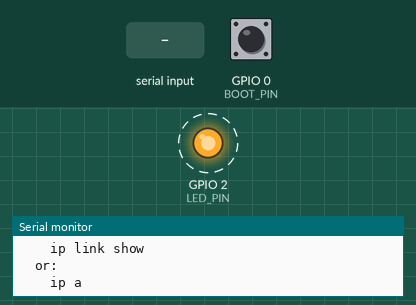
Recording of a sketch running on a simulated ESP32. Parts: output pins drawn as LEDs (lit = HIGH), the last lines printed to the serial monitor. Dashed ring = blinking. The inputs (shaded band) are chosen by the test bench; at power-on: GPIO 0 (BOOT_PIN) HIGH. EEPROM starts erased.

Above: at 0.97 s.
1.3 s: GPIO 0 (BOOT_PIN) pulled LOW for 0.15 s
At 2.6 s:
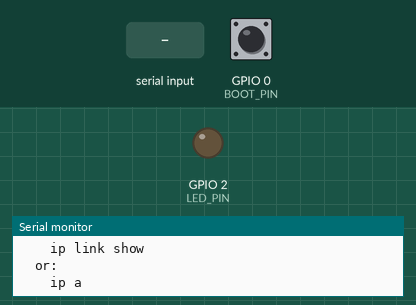
2.9 s: GPIO 0 (BOOT_PIN) pulled LOW for 0.15 s
At 3.8 s:
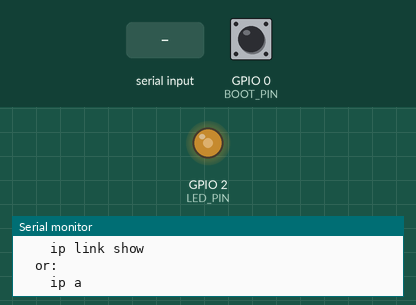
6.0 s: "show\n" received over Serial
9.0 s: GPIO 0 (BOOT_PIN) pulled LOW for 1 s
At 10.1 s:
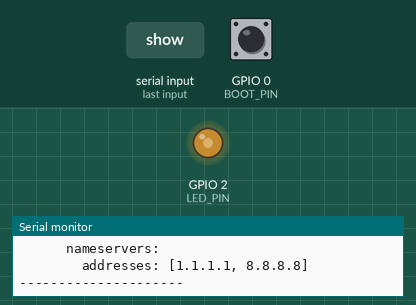
Timing chart, 0 to 19.0 s (numbered marks = the images above; inputs shaded):
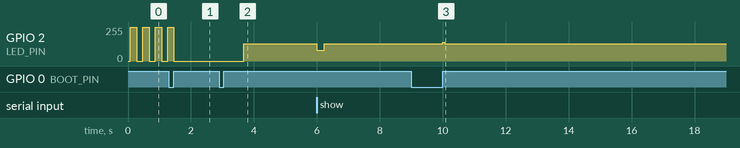

The sketch:

netplan_sos.ino
```cpp
/*
  netplan_sos.ino
  ESP32 static‑IP Netplan helper with LED mode cycling

  Features:
    • SOS LED heartbeat (Morse code)
    • Additional LED modes: Pulse (breathing), Blink (heartbeat)
    • BOOT button short press cycles LED modes:
         SOS → OFF → PULSE → OFF → BLINK → OFF → SOS → ...
    • Long press prints YAML
    • Serial command interface for editing network fields
    • Stored configuration fields: iface, ip, cidr, gateway, dns1, dns2
    • Autosave: all changes made with `set` are immediately written to NVS
    • Netplan YAML generation for Ubuntu 24.04 LTS
*/

#include <Preferences.h>
Preferences prefs;

// -----------------------------
// Configuration fields
// -----------------------------
String iface   = "eth0";
String ipAddr  = "192.168.1.100";
String cidr    = "24";
String gateway = "192.168.1.1";
String dns1    = "1.1.1.1";
String dns2    = "8.8.8.8";

// -----------------------------
// LED modes
// -----------------------------
// 0 = SOS
// 1 = OFF
// 2 = PULSE
// 3 = OFF
// 4 = BLINK
// 5 = OFF
int ledState = 0;
int lastLedState = -1;

const int LED_PIN = 2;

// SOS engine
bool sosEnabled = true;
unsigned long sosTimer = 0;
int sosStep = 0;

// Pulse engine
unsigned long pulseTimer = 0;
int pulseValue = 0;
int pulseDirection = 1;

// Blink engine
unsigned long blinkTimer = 0;
bool blinkOn = false;

// -----------------------------
// BOOT button
// -----------------------------
const int BOOT_PIN = 0;
unsigned long buttonDownTime = 0;
bool buttonPressed = false;

// -----------------------------
// Load config from NVS
// -----------------------------
void loadConfig() {
  prefs.begin("netplan", true);
  iface   = prefs.getString("iface", iface);
  ipAddr  = prefs.getString("ip", ipAddr);
  cidr    = prefs.getString("cidr", cidr);
  gateway = prefs.getString("gw", gateway);
  dns1    = prefs.getString("dns1", dns1);
  dns2    = prefs.getString("dns2", dns2);
  prefs.end();
}

// -----------------------------
// Save config to NVS
// -----------------------------
void saveConfig() {
  prefs.begin("netplan", false);
  prefs.putString("iface", iface);
  prefs.putString("ip", ipAddr);
  prefs.putString("cidr", cidr);
  prefs.putString("gw", gateway);
  prefs.putString("dns1", dns1);
  prefs.putString("dns2", dns2);
  prefs.end();
  Serial.println("Saved to NVS.");
}

// -----------------------------
// Welcome menu
// -----------------------------
void printMenu() {
  Serial.println();
  Serial.println("================================================");
  Serial.println("   SOS Static IP Helper – Ubuntu 24.04 LTS");
  Serial.println("================================================");
  Serial.println("Commands:");
  Serial.println("  show                - show current config");
  Serial.println("  set iface <name>    - set interface name");
  Serial.println("  set ip <addr>       - set IP address");
  Serial.println("  set cidr <n>        - set CIDR (e.g. 24)");
  Serial.println("  set gw <addr>       - set gateway");
  Serial.println("  set dns1 <addr>     - set primary DNS");
  Serial.println("  set dns2 <addr>     - set secondary DNS");
  Serial.println("  netplan             - print netplan YAML");
  Serial.println("  sos on/off          - enable or disable SOS (SOS mode only)");
  Serial.println("  help                - show this menu");
  Serial.println();
  Serial.println("BOOT button actions:");
  Serial.println("  Short press: cycle LED mode");
  Serial.println("    SOS → OFF → PULSE → OFF → BLINK → OFF → SOS → ...");
  Serial.println("  Long press : print netplan YAML");
  Serial.println();
  Serial.println("Ubuntu 24.04 LTS tip:");
  Serial.println("  To find your interface name, run:");
  Serial.println("    ip link show");
  Serial.println("  or:");
  Serial.println("    ip a");
  Serial.println();
}

// -----------------------------
// Print current config
// -----------------------------
void showConfig() {
  Serial.println("\nCurrent configuration:");
  Serial.println("  iface:   " + iface);
  Serial.println("  ip:      " + ipAddr);
  Serial.println("  cidr:    " + cidr);
  Serial.println("  gateway: " + gateway);
  Serial.println("  dns1:    " + dns1);
  Serial.println("  dns2:    " + dns2);
  Serial.println();
}

// -----------------------------
// Generate Netplan YAML
// -----------------------------
void printNetplan() {
  Serial.println("\n--- Netplan YAML ---");
  Serial.println("network:");
  Serial.println("  version: 2");
  Serial.println("  ethernets:");
  Serial.println("    " + iface + ":");
  Serial.println("      dhcp4: false");
  Serial.println("      addresses: [" + ipAddr + "/" + cidr + "]");
  Serial.println("      gateway4: " + gateway);
  Serial.println("      nameservers:");
  Serial.println("        addresses: [" + dns1 + ", " + dns2 + "]");
  Serial.println("---------------------\n");
}

// -----------------------------
// SOS engine
// -----------------------------
void runSOS() {
  if (!sosEnabled) return;

  unsigned long now = millis();
  if (now < sosTimer) return;

  const int shortOn = 200;
  const int shortOff = 200;
  const int longOn = 600;
  const int longOff = 200;
  const int pause = 800;

  switch (sosStep) {
    case 0: case 2: case 4:
      digitalWrite(LED_PIN, HIGH);
      sosTimer = now + shortOn;
      sosStep++;
      break;

    case 1: case 3: case 5:
      digitalWrite(LED_PIN, LOW);
      sosTimer = now + shortOff;
      sosStep++;
      break;

    case 6: case 8: case 10:
      digitalWrite(LED_PIN, HIGH);
      sosTimer = now + longOn;
      sosStep++;
      break;

    case 7: case 9: case 11:
      digitalWrite(LED_PIN, LOW);
      sosTimer = now + longOff;
      sosStep++;
      break;

    case 12: case 14: case 16:
      digitalWrite(LED_PIN, HIGH);
      sosTimer = now + shortOn;
      sosStep++;
      break;

    case 13: case 15: case 17:
      digitalWrite(LED_PIN, LOW);
      sosTimer = now + shortOff;
      sosStep++;
      break;

    case 18:
      digitalWrite(LED_PIN, LOW);
      sosTimer = now + pause;
      sosStep = 0;
      break;
  }
}

// -----------------------------
// Pulse (breathing) engine
// -----------------------------
void runPulse() {
  unsigned long now = millis();
  if (now < pulseTimer) return;

  pulseTimer = now + 5; // smooth fade

  pulseValue += pulseDirection;
  if (pulseValue >= 255) pulseDirection = -1;
  if (pulseValue <= 0)   pulseDirection = 1;

  ledcWrite(0, pulseValue);
}

// -----------------------------
// Blink engine
// -----------------------------
void runBlink() {
  unsigned long now = millis();
  if (now < blinkTimer) return;

  blinkTimer = now + (blinkOn ? 100 : 900);
  blinkOn = !blinkOn;

  digitalWrite(LED_PIN, blinkOn ? HIGH : LOW);
}

// -----------------------------
// Serial command handler
// -----------------------------
void handleCommand(String input) {
  input.trim();
  if (input.length() == 0) return;

  int spaceIndex = input.indexOf(' ');
  String cmd = (spaceIndex == -1) ? input : input.substring(0, spaceIndex);
  String args = (spaceIndex == -1) ? "" : input.substring(spaceIndex + 1);

  if (cmd == "show") {
    showConfig();
  }

  else if (cmd == "set") {
    int space2 = args.indexOf(' ');
    if (space2 == -1) {
      Serial.println("Usage: set <field> <value>");
      return;
    }

    String field = args.substring(0, space2);
    String value = args.substring(space2 + 1);

    if (field == "iface") iface = value;
    else if (field == "ip") ipAddr = value;
    else if (field == "cidr") cidr = value;
    else if (field == "gw") gateway = value;
    else if (field == "dns1") dns1 = value;
    else if (field == "dns2") dns2 = value;
    else {
      Serial.println("Unknown field.");
      return;
    }

    Serial.println("Updated.");
    saveConfig();
  }

  else if (cmd == "netplan") {
    printNetplan();
  }

  else if (cmd == "sos") {
    if (args == "on") {
      sosEnabled = true;
      Serial.println("SOS enabled.");
    } else if (args == "off") {
      sosEnabled = false;
      digitalWrite(LED_PIN, LOW);
      Serial.println("SOS disabled.");
    } else {
      Serial.println("Usage: sos on/off");
    }
  }

  else if (cmd == "help") {
    printMenu();
  }

  else {
    Serial.println("Unknown command.");
  }
}

// -----------------------------
// Setup
// -----------------------------
void setup() {
  Serial.begin(115200);

  pinMode(LED_PIN, OUTPUT);
  pinMode(BOOT_PIN, INPUT_PULLUP);

  // LEDC for pulse mode (channel configured, pin attached only when in PULSE)
  ledcSetup(0, 5000, 8);

  loadConfig();

  Serial.println("\nNetplan SOS Helper Ready.");
  printMenu();
}

// -----------------------------
// Loop
// -----------------------------
void loop() {
  // Serial input
  if (Serial.available()) {
    String input = Serial.readStringUntil('\n');
    handleCommand(input);
  }

  // Button handling
  int state = digitalRead(BOOT_PIN);

  if (state == LOW && !buttonPressed) {
    buttonPressed = true;
    buttonDownTime = millis();
  }

  if (state == HIGH && buttonPressed) {
    unsigned long duration = millis() - buttonDownTime;
    buttonPressed = false;

    if (duration > 800) {
      printNetplan();
    } else {
      ledState = (ledState + 1) % 6;
      digitalWrite(LED_PIN, LOW);
    }
  }

  // LED mode dispatcher with LEDC attach/detach
  if (ledState != lastLedState) {
    // Leaving pulse mode
    if (lastLedState == 2) {
      ledcDetachPin(LED_PIN);
      pinMode(LED_PIN, OUTPUT);
      digitalWrite(LED_PIN, LOW);
    }

    // Entering pulse mode
    if (ledState == 2) {
      ledcAttachPin(LED_PIN, 0);
    }

    lastLedState = ledState;
  }

  switch (ledState) {
    case 0: runSOS(); break;
    case 1: digitalWrite(LED_PIN, LOW); break;
    case 2: runPulse(); break;
    case 3: digitalWrite(LED_PIN, LOW); break;
    case 4: runBlink(); break;
    case 5: digitalWrite(LED_PIN, LOW); break;
  }
}
```

Measured:
- after the input at 2.9 s, GPIO 2 (LED_PIN): 0/255 → 128/255 after 0.79 s, → 80/255 2.3 s later
- after the input at 9.0 s, GPIO 2 (LED_PIN): 128/255 → 140/255 after 1.0 s, → 128/255 0.07 s later
